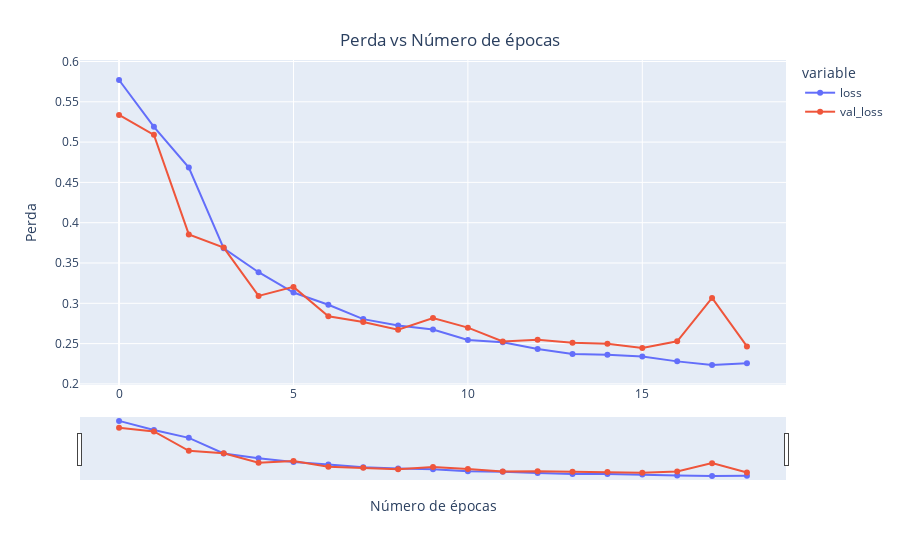

Source (notebook cell):
### Code cell
x = px.line(data_frame = history, y = ['loss', 'val_loss'], markers = True)
x.update_xaxes(title = 'Número de épocas', rangeslider_visible = True)
x.update_yaxes(title = 'Perda')
x.update_layout(showlegend = True,
  title = {
    'text': 'Perda vs Número de épocas',
    'y': 0.94,
    'x': 0.5,
    'xanchor': 'center',
    'yanchor': 'top'
  })
x.show()

### Figure 1 — Plotly figure (JSON) as saved in the notebook; plotly's stock layout.template omitted (floating-point values rounded to 4 significant figures)
{"data": [{"hovertemplate": "variable=loss<br>index=%{x}<br>value=%{y}<extra></extra>", "legendgroup": "loss", "line": {"color": "#636efa", "dash": "solid"}, "marker": {"symbol": "circle"}, "mode": "lines+markers", "name": "loss", "orientation": "v", "showlegend": true, "type": "scatter", "x": [0, 1, 2, 3, 4, 5, 6, 7, 8, 9, 10, 11, 12, 13, 14, 15, 16, 17, 18], "xaxis": "x", "y": [0.577, 0.519, 0.4684, 0.3682, 0.3386, 0.3133, 0.2981, 0.2804, 0.2724, 0.2676, 0.2544, 0.2516, 0.2432, 0.237, 0.2363, 0.234, 0.2279, 0.2235, 0.2255], "yaxis": "y"}, {"hovertemplate": "variable=val_loss<br>index=%{x}<br>value=%{y}<extra></extra>", "legendgroup": "val_loss", "line": {"color": "#EF553B", "dash": "solid"}, "marker": {"symbol": "circle"}, "mode": "lines+markers", "name": "val_loss", "orientation": "v", "showlegend": true, "type": "scatter", "x": [0, 1, 2, 3, 4, 5, 6, 7, 8, 9, 10, 11, 12, 13, 14, 15, 16, 17, 18], "xaxis": "x", "y": [0.5338, 0.509, 0.3855, 0.3691, 0.3092, 0.3204, 0.284, 0.2767, 0.2673, 0.2817, 0.2698, 0.2526, 0.2549, 0.251, 0.2497, 0.2446, 0.2528, 0.3066, 0.2465], "yaxis": "y"}], "layout": {"legend": {"title": {"text": "variable"}, "tracegroupgap": 0}, "margin": {"t": 60}, "showlegend": true, "title": {"text": "Perda vs Número de épocas", "x": 0.5, "xanchor": "center", "y": 0.94, "yanchor": "top"}, "xaxis": {"anchor": "y", "domain": [0, 1], "rangeslider": {"visible": true}, "title": {"text": "Número de épocas"}}, "yaxis": {"anchor": "x", "domain": [0, 1], "title": {"text": "Perda"}}}}
